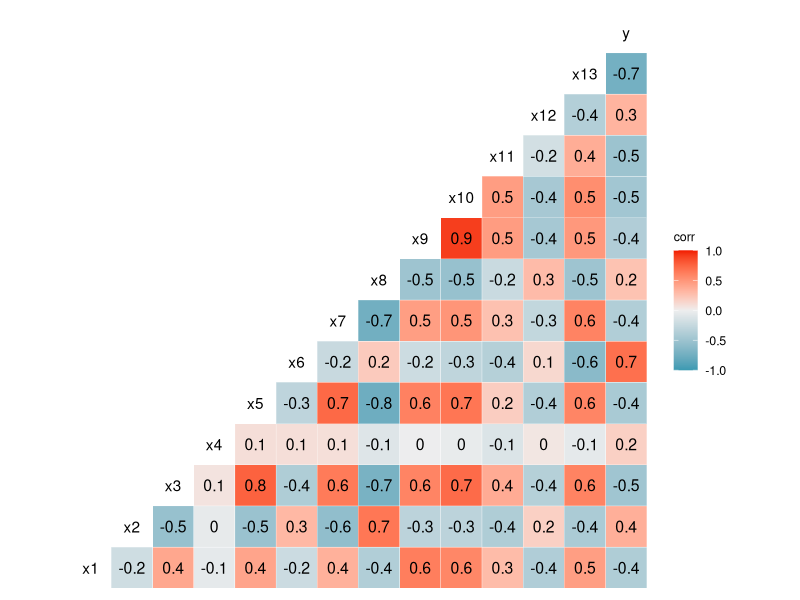

This figure's R source: (Note: this script raises an error after producing the figure.)
## ---- chunk 1
#data
library(tidyverse)
housing <- read.csv("housing.proper.csv")
housing
summary(housing)
## ---- chunk 2
Mode <- function(x) {
  ux <- unique(x)
  ux[which.max(tabulate(match(x, ux)))]
}

apply(housing, 2, Mode)
## ---- chunk 3
library(GGally)
ggcorr(housing[,1:14], name = "corr", label = TRUE)
## ---- chunk 4
#housing <- read.csv("housing.proper.csv")
colnames(housing) <- c("X1","X2","X3","X4","X5","X6","X7",
                       "X8","X9","X10","X11","X12","X13","Y")
#head(housing)

#half the data set is choosen to create the model
#other half is for validation
set.seed(67)
housing_mod <- housing[sample(nrow(housing), 253),c(1:14)]
#housing_mod <- housing[1:253,c(1:14)]
fit_select <- lm(Y ~ X1 + X2 + X3 + X4 + X5 + X6 + X7 + X8 + X9 + X10 + X11 + X12 + X13, data = housing_mod)
summary(fit_select)
## ---- chunk 5
# Stepwise Regression with function stepAIC with all 13 variables (Akaike's Information Criterion)
library(MASS)
fit_select2 = lm(Y ~ X1 + X2 + X3 + X5 + X6 + X7 + X8 + X9 + X10 + X11 + X12 + X13, data = housing_mod)
step = stepAIC(fit_select2, direction = "both")
step$anova # display results
## ---- chunk 6
# Model validation
# ------------------------------------
# Selected model:
fit_sel <- lm(Y ~ X2 + X5 + X6 + X8 + X9 + X10 + X11 + X12 + X13, data = housing_mod)
newx <- housing[,c(2, 5, 6, 8:13)]
colnames(newx) <- c("X2","X5","X6","X8","X9","X10","X11","X12","X13")
Y_pred <- predict(fit_sel, newx)
Y_obs <- housing[,14] 
n_star <- nrow(newx)
MSPE <- sum( (Y_obs-Y_pred)^2/n_star )
MS_res <- (summary(fit_sel)$sigma)^2

MSPE
MS_res
sum(MSPE - MS_res)
sum((housing_mod$Y - predict(fit_sel))^2)
## ---- chunk 7
# Model diagnostics
# -------------------------------
#library(car)
fit <- lm(Y ~ X2 + X5 + X6 + X8 + X9 + X10 + X11 + X12 + X13, data = housing)
# Functional form
par(mfrow = c(2,2), oma = c(1,1,0,0), 
    mar = c(2,2,2,2), tcl = -0.1, mgp = c(1,0,0))
plot(fit$residuals~X2, xlab = "X2", ylab = "Residuals")
abline(h = 0)
plot(fit$residuals~X5, xlab = "X5", ylab = "Residuals")
abline(h = 0)
plot(fit$residuals~X6, xlab = "X6", ylab = "Residuals")
abline(h = 0)
plot(fit$residuals~X8, xlab = "X8", ylab = "Residuals")
abline(h = 0)
plot(fit$residuals~X9, xlab = "X9", ylab = "Residuals")
abline(h = 0)
plot(fit$residuals~X10, xlab = "X10", ylab = "Residuals")
abline(h = 0)
plot(fit$residuals~X11, xlab = "X11", ylab = "Residuals")
abline(h = 0)
plot(fit$residuals~X12, xlab = "X12", ylab = "Residuals")
abline(h = 0)
plot(fit$residuals~X13, xlab = "X13", ylab = "Residuals")
abline(h = 0)
plot(fit$residuals~fit$fitted.values, xlab = "Fitted values", ylab = "Residuals")
abline(h = 0)
par(mfrow = c(1,1))
## ---- chunk 8
# Outlying Y observations
#library(car)
# Statistical test
outlierTest(fit)
# Studentized deleted residuals
t <- rstudent(fit)
alpha <- 0.05
n <- length(Y)
p_prime = length(coef(fit)) 
t_crit <- qt(1-alpha/(2*n),n-p_prime-1)
round(t,2)
t_crit
which(abs(t) > t_crit)
## ---- chunk 9
# Outlying X observations 
Pii <- hatvalues(fit)
round(Pii, 2)
which(Pii > 2*p_prime/n)
which(Pii > 0.5)
## ---- chunk 10
# Influence 
influencePlot(fit,	id.method="identify", 
              main="Influence Plot", 
              sub="Circle size is proportial to Cook's Distance" )
DFFITS <- dffits(fit)
which(DFFITS > 1)
D <- cooks.distance(fit)
which(D > qf(0.2, p_prime, n-p_prime))
DFBETAS <- dfbetas(fit)
head(DFBETAS)
which(DFBETAS > 1)
